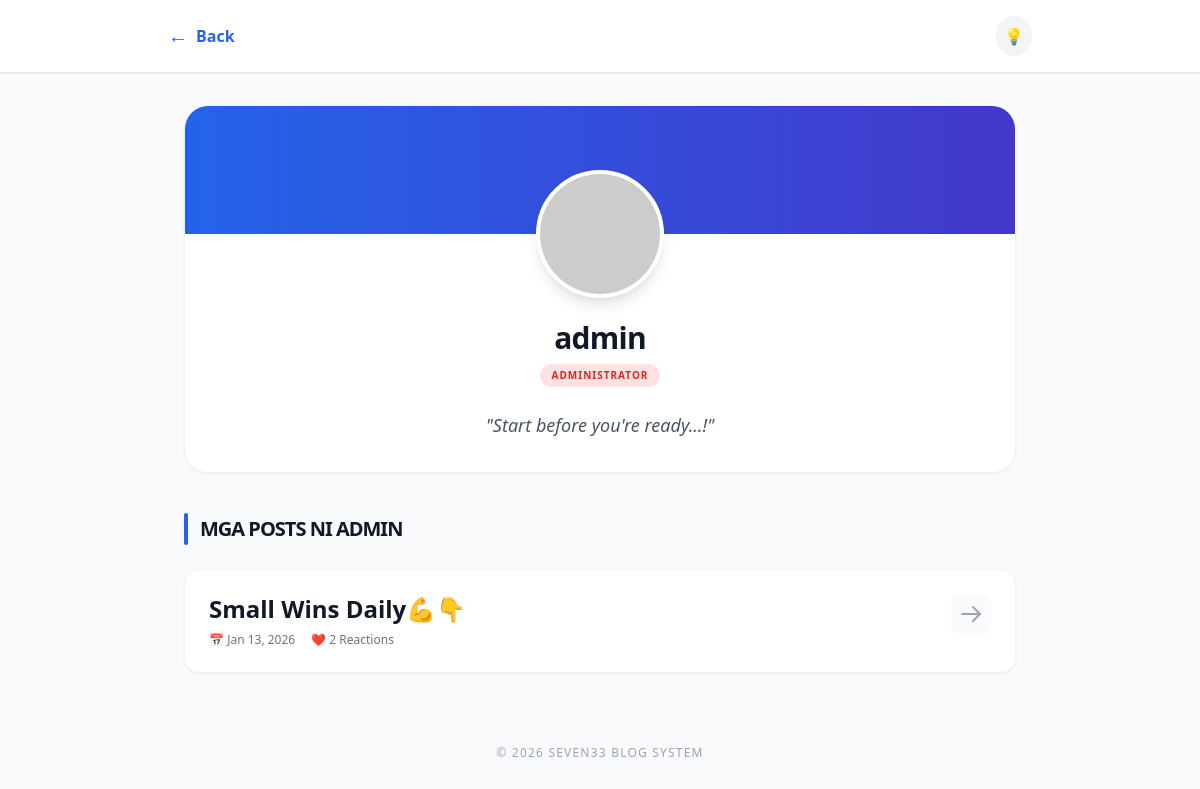
/profile/admin, run on the app's committed database.
### app.py (models this page shows)
class User(db.Model):
    id = db.Column(db.Integer, primary_key=True)
    username = db.Column(db.String(80), unique=True, nullable=False)
    password = db.Column(db.String(200), nullable=False)
    is_admin = db.Column(db.Boolean, default=False)
    bio = db.Column(db.Text, nullable=True)
    profile_pic = db.Column(db.String(200), default='default-avatar.png')

class Post(db.Model):
    id = db.Column(db.Integer, primary_key=True)
    title = db.Column(db.String(200), nullable=False)
    content = db.Column(db.Text, nullable=False)
    slug = db.Column(db.String(200), unique=True, nullable=False)
    author = db.Column(db.String(80), nullable=False, default="Guest")
    created_at = db.Column(db.DateTime, default=datetime.utcnow)
    approved = db.Column(db.Boolean, default=False)
    tags = db.Column(db.String(200), nullable=True)
    media_file = db.Column(db.String(200), nullable=True)
    media_type = db.Column(db.String(10), nullable=True) # 'image' or 'video'

### app.py (the view)
@app.route('/profile/<username>')
def public_profile(username):
    user_profile = User.query.filter_by(username=username).first_or_404()
    posts = Post.query.filter_by(author=username, approved=True).order_by(Post.created_at.desc()).all()
    return render_template('public_profile.html', user_profile=user_profile, posts=posts)

### app.py (called while the page is built)
@app.context_processor
def utility_processor():
    def get_user_by_username(username):
        return User.query.filter_by(username=username).first()
    return dict(get_user_by_username=get_user_by_username, get_read_time=get_read_time)

### templates/public_profile.html (shortened to what this page needs)
<!DOCTYPE html>
<html lang="en">
<head>
    <script src="https://cdn.tailwindcss.com"></script>
</head>
<body class="bg-gray-50 dark:bg-gray-900 text-gray-900 dark:text-gray-100 min-h-screen transition-colors duration-300">
<header class="bg-white dark:bg-gray-800 shadow-sm sticky top-0 z-50 border-b dark:border-gray-700">
    <div class="max-w-4xl mx-auto p-4 flex justify-between items-center">
        <div class="flex items-center gap-4">
            <a href="{{ url_for('public_home') }}" class="text-blue-600 dark:text-blue-400 font-bold flex items-center gap-2 hover:underline">
                <span class="text-xl">←</span> Back
            </a>
        </div>
        <div class="flex items-center space-x-4">
            <button id="darkToggle" class="p-2 bg-gray-100 dark:bg-gray-700 rounded-full transition hover:bg-gray-200 dark:hover:bg-gray-600">
                💡
            </button>
        </div>
    </div>
</header>
<main class="max-w-4xl mx-auto p-4 sm:p-8">
    <div class="bg-white dark:bg-gray-800 rounded-3xl shadow-sm border border-gray-100 dark:border-gray-700 overflow-hidden mb-10">
        <div class="px-6 pb-8 text-center -mt-16">
            <div class="inline-block relative">
                <img src="{{ url_for('uploaded_file', filename=user_profile.profile_pic) }}"
                     onerror="this.src='https://ui-avatars.com/api/?name={{ user_profile.username }}&background=0D8ABC&color=fff&size=128'"
                     class="w-32 h-32 rounded-full object-cover border-4 border-white dark:border-gray-800 shadow-lg mx-auto bg-white">
            </div>
            <h2 class="text-3xl font-black mt-4 tracking-tight">{{ user_profile.username }}</h2>
            <div class="flex justify-center mt-2">
                {% if user_profile.is_admin %}
                    <span class="px-3 py-1 bg-red-100 dark:bg-red-900/30 text-red-600 dark:text-red-400 text-[10px] font-black uppercase tracking-widest rounded-full">Administrator</span>
                {% else %}
                    <span class="px-3 py-1 bg-blue-100 dark:bg-blue-900/30 text-blue-600 dark:text-blue-400 text-[10px] font-black uppercase tracking-widest rounded-full">Verified Writer</span>
                {% endif %}
            </div>
            <div class="mt-6 max-w-xl mx-auto">
                <p class="text-gray-600 dark:text-gray-400 leading-relaxed text-lg italic">
                    "{{ user_profile.bio or 'Kini nga user mas pilion ang magpabiling misteryoso (no bio yet).' }}"
                </p>
            </div>
        </div>
    </div>
    <div class="flex items-center gap-3 mb-6">
        <div class="h-8 w-1 bg-blue-600 rounded-full"></div>
        <h3 class="text-xl font-black uppercase tracking-tighter">Mga Posts ni {{ user_profile.username }}</h3>
    </div>
    <div class="grid gap-6">
        {% if posts %}
            {% for post in posts %}
            <article class="post-card bg-white dark:bg-gray-800 p-6 rounded-2xl shadow-sm border border-gray-100 dark:border-gray-700 hover:border-blue-500 dark:hover:border-blue-500 transition-all">
                <div class="flex justify-between items-start gap-4">
                    <div class="flex-1">
                        <h4 class="text-2xl font-bold leading-tight mb-2">
                            <a href="{{ url_for('view_post', slug=post.slug) }}" class="hover:text-blue-600 dark:hover:text-blue-400 transition">
                                {{ post.title }}
                            </a>
                        </h4>
                        <div class="flex items-center text-xs text-gray-500 dark:text-gray-400 font-medium gap-4">
                            <span class="flex items-center gap-1">📅 {{ post.created_at.strftime('%b %d, %Y') }}</span>
                            <span class="flex items-center gap-1">❤️ {{ post.reactions.count() }} Reactions</span>
                        </div>
                    </div>
                    <a href="{{ url_for('view_post', slug=post.slug) }}" class="p-2 bg-gray-50 dark:bg-gray-700 rounded-lg text-gray-400 hover:text-blue-600 transition">
                        <svg xmlns="http://www.w3.org/2000/svg" class="h-6 w-6" fill="none" viewBox="0 0 24 24" stroke="currentColor">
                          <path stroke-linecap="round" stroke-linejoin="round" stroke-width="2" d="M14 5l7 7m0 0l-7 7m7-7H3" />
                        </svg>
                    </a>
                </div>
            </article>
            {% endfor %}
        {% else %}
            <div class="bg-white dark:bg-gray-800 p-12 rounded-3xl text-center border-2 border-dashed border-gray-200 dark:border-gray-700">
                <p class="text-gray-500 dark:text-gray-400 font-bold text-lg">Wala pa'y na-publish nga mga posts. 📝</p>
                <p class="text-sm text-gray-400">Balik-balik lang unya!</p>
            </div>
        {% endif %}
    </div>
</main>
<footer class="text-center py-10 text-gray-400 text-xs font-medium uppercase tracking-widest">
    &copy; 2026 Seven33 Blog System
</footer>
</body>
</html>

### templates/public_profile.html (style rules this page uses)
body { transition: background-color 0.3s, color 0.3s; }
.post-card { transition: all 0.2s ease-in-out; }

### data on the page
User: username "admin", bio "Start before you're ready...!", username "ADMIN"
Post: title "Small Wins Daily💪👇", created_at "Jan 13, 2026", reactions.count "2"
